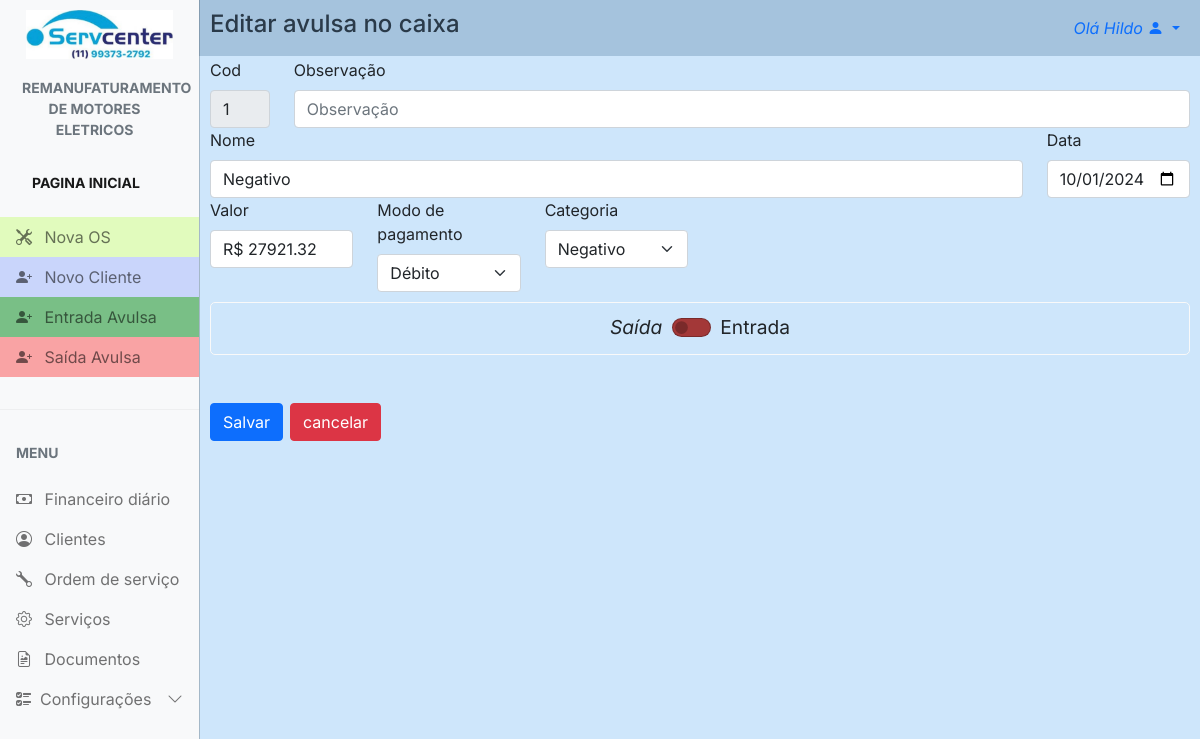
/finance/edit_finance/1 (signed in), run on the app's committed database.
### config/models.py (models this page shows, shortened)
class Config(models.Model):
    nome_empresa = models.CharField(max_length=100, blank=True, null=True)
    nome_fantasia = models.CharField(max_length=100, blank=True, null=True)
    responsavel = models.CharField(max_length=100, blank=True, null=True)
    atividade = models.CharField(max_length=100, blank=True, null=True)
    cnpj = models.CharField(max_length=20, blank=True, null=True)
    endereco = models.CharField(max_length=100, blank=True, null=True)
    numero = models.CharField(max_length=10, blank=True, null=True)
    bairro = models.CharField(max_length=50, blank=True, null=True)
    cidade = models.CharField(max_length=50, blank=True, null=True)
    estado = models.CharField(max_length=2, blank=True, null=True)
    cep = models.CharField(max_length=10, blank=True, null=True)
    logo1 = models.ImageField(upload_to='logos', blank=True, null=True)
    logo2 = models.ImageField(upload_to='logos', blank=True, null=True)
    obs = models.TextField(blank=True, null=True)
    data = models.DateField(blank=True, null=True)
    telefone = models.CharField(max_length=20, blank=True, null=True)
    whatsapp = models.CharField(max_length=20, blank=True, null=True)

### finance/models.py (models this page shows, shortened)
class Finance(models.Model):
    obs = models.CharField(max_length=6, blank=True, null=True)
    nome = models.CharField(max_length=50, null=True, blank=True)
    data = models.DateField(blank=True)
    valor = models.CharField(max_length=10, null=True, blank=True)
    movimento = models.CharField(max_length=10, null=True, blank=True)
    hora = models.TimeField(blank=True)
    tipo_pgto = models.CharField(max_length=10, null=True, blank=True)
    categoria = models.CharField(max_length=10, null=True, blank=True)

### finance/views.py (the view, shortened to what this page needs)
# urls.py: path('edit_finance/<int:id>', views.edit_finance, name='edit_finance'),
@login_required
def edit_finance(request, id):
    if request.method == 'GET':
        categoria_out = Categoria_out.objects.all()
        categoria_in = Categoria_in.objects.all()
        return render(request, 'edit_finance.html', {
            'id': Finance.objects.get(id=id).id,  # type: ignore
            'obs': Finance.objects.get(id=id).obs,
            'nome': Finance.objects.get(id=id).nome,
            'data': Finance.objects.get(id=id).data.strftime('%Y-%m-%d'),
            'valor': Finance.objects.get(id=id).valor,
            'movimento': Finance.objects.get(id=id).movimento,
            'tipo_pgto': Finance.objects.get(id=id).tipo_pgto,
            'categoria': Finance.objects.get(id=id).categoria,
            'categoria_out': categoria_out,
            'categoria_in': categoria_in,
        })
    else:
        return HttpResponseBadRequest('Invalid request method')

### config/context_processors.py (called while the page is built)
def conf(request):
    logo = Config.objects.all().first
    return {'logo': logo}

### servcenter/context_processors.py (called while the page is built)
def project_settings(request):
    config = Config.objects.first()
    return {
        'config': config,
    }

### finance/templates/edit_finance.html (shortened to what this page needs)
{% extends "main.html" %} {% load static %} {% block 'head' %}
<link rel="stylesheet" href="{% static 'css/main.css' %}" />
<link rel="stylesheet" href="{% static 'clients/css/new_client.css' %}" />
{% endblock %} {% block 'main' %}
<div id="main" class="main">
  <div id="cad_cli_tit">
    <a>Editar avulsa no caixa</a>
  </div>
  <form class="row g-6 all" action="{% url 'edit_finance' id=id %}" method="POST" enctype="multipart/form-data">
    <div class="col-md-1">
      <label for="inputCod" class="form-label">Cod</label>
      <input
        type="number"
        readonly
        class="form-control"
        placeholder="Auto"
        name="inputCod"
        value='{{id}}'
      />
    </div>
    <div class="col-md-11">
      <label for="inputObs" class="form-label">Observação</label>
      <input
        type="text"
        class="form-control"
        placeholder="Observação"
        name="inputObs"
        value="{{obs}}"
      />
    </div>
    <div class="col-md-10">
      <label for="inputNome" class="form-label">Nome</label>
      <input
        type="text"
        class="form-control"
        placeholder="nome"
        name="inputNome"
        value="{{nome}}"
      />
    </div>
    <div class="col-md-2">
      <label for="imputData" class="form-label">Data</label>
      <input type="date" class="form-control" name="inputData" value="{{data}}" />
    </div>
    <div class="col-md-2">
      <label for="inputValor" class="form-label">Valor</label>
      <input
        type="text"
        class="form-control"
        placeholder="Valor"
        name="inputValor"
        value="{{valor}}"
      />
    </div>
    <div class="col-md-2">
      <label for="inputTipoPgto" class="form-label">Modo de pagamento</label>
      <select name="inputTipoPgto" class="form-select" value="{{inputTipoPgto}}">
        <option selected>{{tipo_pgto}}</option>
      </select>
    </div>
    {% if movimento == 'entrada' %}
      <div class="col-md-2">
        <label for="inputCategoria_in" class="form-label">Categoria</label>
        <select name="inputCategoria" class="form-select" value="{{inputCategoria}}">
          <option selected>{{categoria}}</option>
          {% for cat in categoria_in %}
          <option>{{cat.categoria}}</option>
          {% endfor %}
        </select>
      </div>
      <div >
    {% else %}
      <div class="col-md-2">
        <label for="inputCategoria" class="form-label">Categoria</label>
        <select name="inputCategoria" class="form-select" value="{{inputCategoria}}">
          <option selected>{{categoria}}</option>
        </select>
      </div>
      <div >
    {% endif %}
        <div class="col-12  checkbox">
            <i>Saída </i>
            <div class="form-check form-switch" id="is_active">
            <input
                class="form-check-input"
                type="checkbox"
                name="in_out"
            />
            <label class="form-check-label" for="in_out"> Entrada </label>
            </div>
        </div>
    <br />
    <br />
    <div class="col-12">
        <button type="submit" class="btn btn-primary">Salvar</button>
    </div>
  </form>
  <div class="col-1">
    <a href="{% url 'finance' %}" id="canc_btn" type="submit" class="btn btn-danger">cancelar</a>
  </div>
</div>
{% endblock%}

### templates/main.html (shortened to what this page needs)
{% load static %}
<!DOCTYPE html>
<html lang="en">
  <head>
    <link rel="stylesheet" href="{% static 'css/bootstrap.min.css'%}" />
    <link
      rel="stylesheet"
      href="https://cdn.jsdelivr.net/npm/bootstrap-icons@1.4.1/font/bootstrap-icons.css"
    />
    <link rel="stylesheet" href="{% static 'css/dataTables.bootstrap5.min.css' %}" />
    <link rel="stylesheet" href="{% static 'css/main.css' %}" />
    {% block 'head' %}{% endblock %}
  </head>
  <body>
    <div
      class="offcanvas offcanvas-start sidebar-nav bg-light"
      tabindex="-1"
      id="sidebar"
    >
      <div class="offcanvas-body p-0">
        <nav class="navbar-light">
          <ul class="navbar-nav">
            <li>
              <div class="text-muted small fw-bold text-uppercase px-3">
                <a href="{% url 'dashboard' %}">
                  {% if config.logo1 %}
                    <img id="logo" src="{{ config.logo1.url }}" alt="logo" />
                  {% else %}
                    <p>No logo available</p>
                  {% endif %}
                </a>
              </div>
            </li>
            <li id="tit_motores">
              <a href="{% url 'dashboard' %}" class="nav-link px-3 active">
                <div class="text-muted small fw-bold text-uppercase px-3 mb-3">
                  {{config.atividade}}
                </div>
              </a>
            </li>
            <li>
              <div class="text-muted small fw-bold text-uppercase px-3 mb-3">
                <a href="{% url 'dashboard' %}" class="nav-link px-3 active">Pagina Inicial</a>
              </div>
            </li>
            <li>
              <a id="n_os" href="{% url 'new_work_order' %}" class="nav-link px-3">
                <span class="me-2"><i class="bi bi-tools"></i></span>
                <span>Nova OS</span>
              </a>
            </li>
            <li>
              <a id="n_cli" href="{% url 'new_client' %}" class="nav-link px-3">
                <span class="me-2"><i class="bi bi-person-plus-fill"></i></span>
                <span>Novo Cliente</span>
              </a>
            </li>
            <li>
              <a id="in" href="{% url 'new_finance' %}" class="nav-link px-3">
                <span class="me-2"><i class="bi bi-person-plus-fill"></i></span>
                <span>Entrada Avulsa</span>
              </a>
            </li>
            <li>
              <a id="out" href="{% url 'new_finance_out' %}" class="nav-link px-3">
                <span class="me-2"><i class="bi bi-person-plus-fill"></i></span>
                <span>Saída Avulsa</span>
              </a>
            </li>
            <li class="my-4"><hr class="dropdown-divider bg-light" /></li>
            <li>
              <div class="text-muted small fw-bold text-uppercase px-3 mb-3">
                Menu
              </div>
            </li>
            {% if user.is_superuser %}
              <li>
                  <a href="{% url 'finance' %}" class="nav-link px-3">
                      <span class="me-2"><i class="bi bi-cash"></i></span>
                      <span>Financeiro</span>
                  </a>
              </li>
            {% else %}
                <li>
                    <a href="{% url 'finance' %}" class="nav-link px-3">
                        <span class="me-2"><i class="bi bi-cash"></i></span>
                        <span>Financeiro diário</span>
                    </a>
                </li>
            {% endif %}
            <li>
              <a href="{% url 'clients' %}" class="nav-link px-3">
                <span class="me-2"><i class="bi bi-person-circle"></i></span>
                <span>Clientes</span>
              </a>
            </li>
            <li>
              <a href="{% url 'work_order' %}" class="nav-link px-3">
                <span class="me-2"><i class="bi bi-wrench"></i></span>
                <span>Ordem de serviço</span>
              </a>
            </li>
            <li>
              <a href="{% url 'services' %}" class="nav-link px-3">
                <span class="me-2"><i class="bi bi-gear"></i></span>
                <span>Serviços</span>
              </a>
            </li>
            <li>
              <a href="{% url 'documents' %}" class="nav-link px-3">
                <span class="me-2"><i class="bi bi-file-earmark-richtext"></i></span>
                <span>Documentos</span>
              </a>
            </li>
            <li>
              <a
                class="nav-link px-3 sidebar-link"
                data-bs-toggle="collapse"
                href="#layouts"
              >
                <span class="me-2"><i class="bi bi-ui-checks"></i></span>
                <span>Configurações</span>
                <span class="ms-auto">
                  <span class="right-icon">
                    <i class="bi bi-chevron-down"></i>
                  </span>
                </span>
              </a>
            </li>
          </ul>
        </nav>
      </div>
    </div>
    <nav class="navbar navbar-expand-lg" id="top_nav">
      <div  class="container-fluid">
        <div class="collapse navbar-collapse" id="topNavBar">
          <ul class="navbar-nav">
            <li class="nav-item dropdown">
              <a
                class="nav-link dropdown-toggle ms-2"
                href="#"
                role="button"
                data-bs-toggle="dropdown"
                aria-expanded="false"
              >
                <i>Olá {{request.user.first_name}}</i>
                <i class="bi bi-person-fill"></i>
              </a>
            </li>
          </ul>
        </div>
      </div>
    </nav>
    {% block 'main' %} {% endblock %}
  </body>
</html>

### templates/static/css/main.css (style rules this page uses)
body, button { font-family: "Inter", sans-serif; margin: 0; padding: 0; background: rgba(91, 170, 244, 0.293); }
:root { --offcanvas-width: 200px; --topNavbarHeight: 0px; }
#logo { padding: 10px; max-width: 100%; }
#n_os { background: rgba(172, 255, 47, 0.303); }
#n_cli { background: rgba(47, 95, 255, 0.234); }
#in { background-color: #2a9c3d9c; }
#out { background-color: #fa6c6c9a; }
#tit_motores { text-align: center; margin-left: -10px; }
.sidebar-nav { width: var(--offcanvas-width); }
.sidebar-link { display: flex; align-items: center; }
.sidebar-link .right-icon { display: inline-flex; }
#top_nav { background: rgba(65, 109, 150, 0.293); }
@media (min-width: 992px) { body { overflow: auto !important; } }
@media (min-width: 992px) { .sidebar-nav { -webkit-transform: none; transform: none; visibility: visible !important; height: calc(100% - var(--topNavbarHeight)); top: var(--topNavbarHeight); } }
@media (min-width: 992px) { #cad_cli_tit { margin-top: -50px; } }

### templates/static/clients/css/new_client.css (style rules this page uses)
.main { margin-left: 10px; margin-right: 10px; margin-bottom: 10px; padding: 0; }
#cad_cli_tit a { margin-top: -4px; font-size: 3vh; font-weight: 500; border-radius: 10px; }
#canc_btn { margin-top: -67px; margin-left: 80px; }
.checkbox { margin-top: 10px; border: 1px solid rgb(249, 249, 249); border-radius: 5px; justify-content: center; font-size: larger; padding: 10px; display: flex; flex-direction: row; gap: 10px; }
.checkbox input { background-color: rgb(163, 56, 56); }
@media (min-width: 992px) { .main { margin-left: 210px; margin-right: 10px; } }
@media (min-width: 992px) { #cad_cli_tit { margin-top: -50px; font-size: 3vh; font-weight: 500; border: 0; padding: 0; } }
@media (min-width: 992px) { #canc_btn { margin-top: -65px; margin-left: 80px; } }

### data on the page
Config: logo1 (picture), atividade "REMANUFATURAMENTO DE MOTORES ELETRICOS"
Finance: inputNome "Negativo", inputValor "R$ 27921.32", inputTipoPgto "Débito", inputCategoria "Negativo"

### other printed values
{{ request.user.first_name }} "Hildo"
